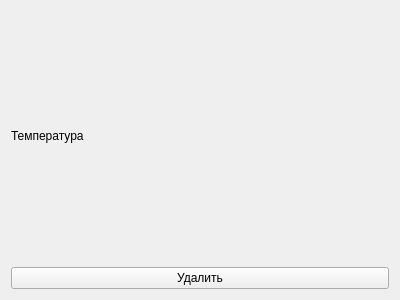
<?xml version="1.0" encoding="UTF-8"?>
<ui version="4.0">
 <class>TemperatureInfo</class>
 <widget class="QWidget" name="TemperatureInfo">
  <property name="geometry">
   <rect>
    <x>0</x>
    <y>0</y>
    <width>400</width>
    <height>300</height>
   </rect>
  </property>
  <property name="windowTitle">
   <string>Form</string>
  </property>
  <layout class="QVBoxLayout" name="verticalLayout">
   <item>
    <widget class="QLabel" name="temperatureLabel">
     <property name="text">
      <string>Температура</string>
     </property>
    </widget>
   </item>
   <item>
    <widget class="QPushButton" name="deleteButton">
     <property name="text">
      <string>Удалить</string>
     </property>
    </widget>
   </item>
  </layout>
 </widget>
 <resources/>
 <connections/>
</ui>
